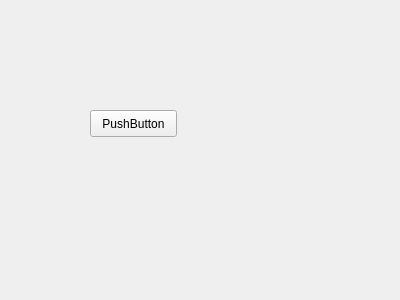
<?xml version="1.0" encoding="UTF-8"?>
<ui version="4.0">
 <class>CampaignPage</class>
 <widget class="QWidget" name="CampaignPage">
  <property name="geometry">
   <rect>
    <x>0</x>
    <y>0</y>
    <width>400</width>
    <height>300</height>
   </rect>
  </property>
  <property name="windowTitle">
   <string>Form</string>
  </property>
  <widget class="QPushButton" name="pushButton">
   <property name="geometry">
    <rect>
     <x>90</x>
     <y>110</y>
     <width>87</width>
     <height>27</height>
    </rect>
   </property>
   <property name="text">
    <string>PushButton</string>
   </property>
  </widget>
 </widget>
 <resources/>
 <connections/>
</ui>
